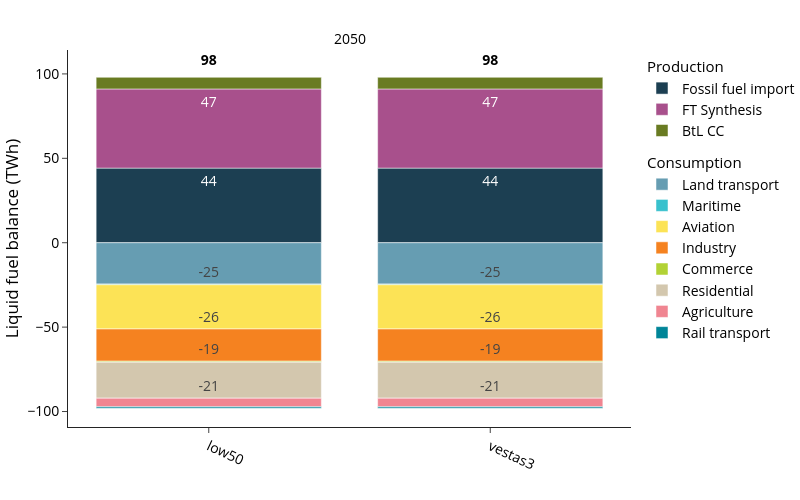

Notebook code for this chart:
### Markdown cell above
### Liquid Fuel Balance

### Code cell
plot_config['chart_config'] = yaml_config['charts']['liquid_fuel_balance']

fig, df = plot_energy_balance(
    carrier="oil",
    balance_dict=balance_dict,
    config=plot_config,
    rename_function=rename_oil,
    save_dir=SDIR
)

fig.show()

### Figure 1 — Plotly figure (JSON) as saved in the notebook; plotly's stock layout.template omitted (floating-point values rounded to 4 significant figures)
{"data": [{"hovertemplate": "<b>%{fullData.name}</b><br>Scenario: %{x}<br>Value: %{y:.2f}<extra></extra>", "legendgroup": "Production", "legendgrouptitle": {"text": "Production"}, "marker": {"color": "#1c3f52", "pattern": {"shape": ""}}, "name": "Fossil fuel import", "orientation": "v", "showlegend": true, "text": [44.2, 44.2], "textangle": 0, "textposition": "inside", "texttemplate": "%{y:.0f}", "type": "bar", "x": ["low50", "vestas3"], "xaxis": "x", "y": [44.2, 44.2], "yaxis": "y"}, {"hovertemplate": "<b>%{fullData.name}</b><br>Scenario: %{x}<br>Value: %{y:.2f}<extra></extra>", "legendgroup": "Production", "marker": {"color": "#a8508c", "pattern": {"shape": ""}}, "name": "FT Synthesis", "orientation": "v", "showlegend": true, "text": [46.9, 46.9], "textangle": 0, "textposition": "inside", "texttemplate": "%{y:.0f}", "type": "bar", "x": ["low50", "vestas3"], "xaxis": "x", "y": [46.9, 46.9], "yaxis": "y"}, {"hovertemplate": "<b>%{fullData.name}</b><br>Scenario: %{x}<br>Value: %{y:.2f}<extra></extra>", "legendgroup": "Production", "marker": {"color": "#697b22", "pattern": {"shape": ""}}, "name": "BtL CC", "orientation": "v", "showlegend": true, "text": [6.9, 6.9], "textangle": 0, "textposition": "inside", "texttemplate": "%{y:.0f}", "type": "bar", "x": ["low50", "vestas3"], "xaxis": "x", "y": [6.9, 6.9], "yaxis": "y"}, {"hovertemplate": "<b>%{fullData.name}</b><br>Scenario: %{x}<br>Value: %{y:.2f}<extra></extra>", "legendgroup": "Consumption", "legendgrouptitle": {"text": "Consumption"}, "marker": {"color": "#669db2", "pattern": {"shape": ""}}, "name": "Land transport", "orientation": "v", "showlegend": true, "text": [-24.5, -24.5], "textangle": 0, "textposition": "inside", "texttemplate": "%{y:.0f}", "type": "bar", "x": ["low50", "vestas3"], "xaxis": "x", "y": [-24.5, -24.5], "yaxis": "y"}, {"hovertemplate": "<b>%{fullData.name}</b><br>Scenario: %{x}<br>Value: %{y:.2f}<extra></extra>", "legendgroup": "Consumption", "marker": {"color": "#39c1cd", "pattern": {"shape": ""}}, "name": "Maritime", "orientation": "v", "showlegend": true, "text": [-0.4, -0.4], "textangle": 0, "textposition": "inside", "texttemplate": "%{y:.0f}", "type": "bar", "x": ["low50", "vestas3"], "xaxis": "x", "y": [-0.4, -0.4], "yaxis": "y"}, {"hovertemplate": "<b>%{fullData.name}</b><br>Scenario: %{x}<br>Value: %{y:.2f}<extra></extra>", "legendgroup": "Consumption", "marker": {"color": "#fce356", "pattern": {"shape": ""}}, "name": "Aviation", "orientation": "v", "showlegend": true, "text": [-26.2, -26.2], "textangle": 0, "textposition": "inside", "texttemplate": "%{y:.0f}", "type": "bar", "x": ["low50", "vestas3"], "xaxis": "x", "y": [-26.2, -26.2], "yaxis": "y"}, {"hovertemplate": "<b>%{fullData.name}</b><br>Scenario: %{x}<br>Value: %{y:.2f}<extra></extra>", "legendgroup": "Consumption", "marker": {"color": "#f58220", "pattern": {"shape": ""}}, "name": "Industry", "orientation": "v", "showlegend": true, "text": [-19.1, -19.1], "textangle": 0, "textposition": "inside", "texttemplate": "%{y:.0f}", "type": "bar", "x": ["low50", "vestas3"], "xaxis": "x", "y": [-19.1, -19.1], "yaxis": "y"}, {"hovertemplate": "<b>%{fullData.name}</b><br>Scenario: %{x}<br>Value: %{y:.2f}<extra></extra>", "legendgroup": "Consumption", "marker": {"color": "#b2d235", "pattern": {"shape": ""}}, "name": "Commerce", "orientation": "v", "showlegend": true, "text": [-0.6, -0.6], "textangle": 0, "textposition": "inside", "texttemplate": "%{y:.0f}", "type": "bar", "x": ["low50", "vestas3"], "xaxis": "x", "y": [-0.6, -0.6], "yaxis": "y"}, {"hovertemplate": "<b>%{fullData.name}</b><br>Scenario: %{x}<br>Value: %{y:.2f}<extra></extra>", "legendgroup": "Consumption", "marker": {"color": "#d3c7ae", "pattern": {"shape": ""}}, "name": "Residential", "orientation": "v", "showlegend": true, "text": [-21.3, -21.3], "textangle": 0, "textposition": "inside", "texttemplate": "%{y:.0f}", "type": "bar", "x": ["low50", "vestas3"], "xaxis": "x", "y": [-21.3, -21.3], "yaxis": "y"}, {"hovertemplate": "<b>%{fullData.name}</b><br>Scenario: %{x}<br>Value: %{y:.2f}<extra></extra>", "legendgroup": "Consumption", "marker": {"color": "#f08591", "pattern": {"shape": ""}}, "name": "Agriculture", "orientation": "v", "showlegend": true, "text": [-5.1, -5.1], "textangle": 0, "textposition": "inside", "texttemplate": "%{y:.0f}", "type": "bar", "x": ["low50", "vestas3"], "xaxis": "x", "y": [-5.1, -5.1], "yaxis": "y"}, {"hovertemplate": "<b>%{fullData.name}</b><br>Scenario: %{x}<br>Value: %{y:.2f}<extra></extra>", "legendgroup": "Consumption", "marker": {"color": "#008598", "pattern": {"shape": ""}}, "name": "Rail transport", "orientation": "v", "showlegend": true, "text": [-0.8, -0.8], "textangle": 0, "textposition": "inside", "texttemplate": "%{y:.0f}", "type": "bar", "x": ["low50", "vestas3"], "xaxis": "x", "y": [-0.8, -0.8], "yaxis": "y"}, {"hoverinfo": "skip", "mode": "text", "showlegend": false, "text": ["98", "98"], "textfont": {"color": "black", "size": 14, "weight": "bold"}, "textposition": "top center", "type": "scatter", "x": ["low50", "vestas3"], "xaxis": "x", "y": [103.0, 103.0], "yaxis": "y"}, {"hoverinfo": "skip", "mode": "text", "showlegend": false, "text": ["", ""], "textfont": {"color": "black", "size": 14, "weight": "bold"}, "textposition": "bottom center", "type": "scatter", "x": ["low50", "vestas3"], "xaxis": "x", "y": [93.0, 93.0], "yaxis": "y"}], "layout": {"annotations": [{"font": {}, "showarrow": false, "text": "2050", "x": 0.5, "xanchor": "center", "xref": "paper", "y": 1, "yanchor": "bottom", "yref": "paper"}], "barmode": "relative", "height": 500, "legend": {"title": {"text": ""}, "tracegroupgap": 10, "traceorder": "grouped"}, "width": 800, "xaxis": {"anchor": "y", "categoryarray": [], "categoryorder": "array", "domain": [0, 1], "tickangle": 25, "title": {"text": ""}}, "yaxis": {"anchor": "x", "domain": [0, 1], "title": {"text": "Liquid fuel balance (TWh)"}}}}
